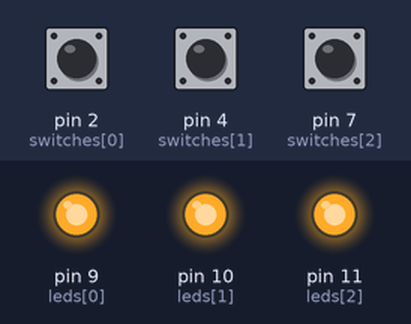
Bench run of a sketch on a simulated Arduino Uno, built with avr-gcc and run on an emulated ATmega328P. On the bench: output pins drawn as LEDs (lit = HIGH). Inputs (shaded band) come from the test bench; at power-on: pin 2 (switches[0]) HIGH, pin 4 (switches[1]) HIGH, pin 7 (switches[2]) HIGH. What the sketch prints to the serial monitor is not drawn.

Above: at 1.2 s.
1.3 s: pin 2 (switches[0]) pulled LOW for 0.15 s
At 1.37 s:
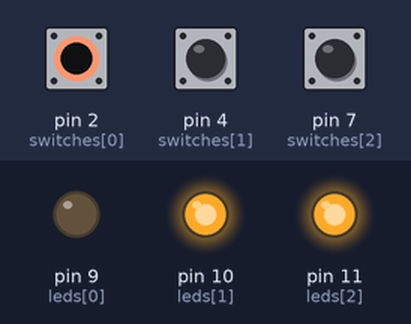
2.9 s: pin 4 (switches[1]) pulled LOW for 0.15 s
At 2.97 s:
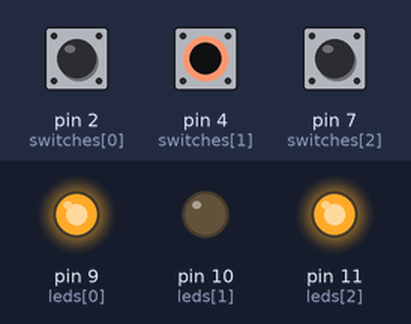
4.5 s: pin 7 (switches[2]) pulled LOW for 0.15 s
At 4.57 s:
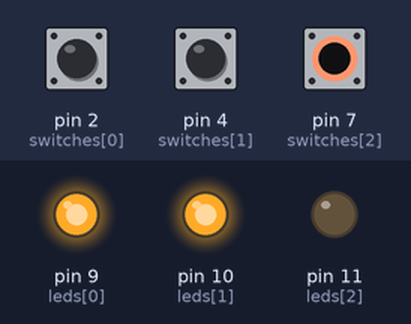
6.1 s: pin 2 (switches[0]) pulled LOW for 1 s
At 8.3 s:
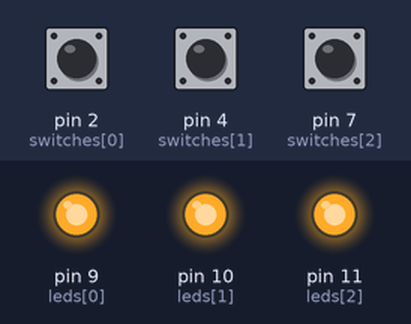
8.6 s: pin 4 (switches[1]) pulled LOW for 1 s
At 9.4 s:
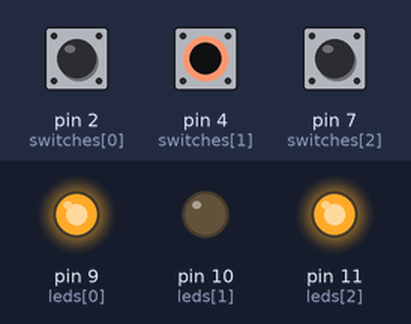
11.1 s: pin 7 (switches[2]) pulled LOW for 1 s
At 13.4 s:
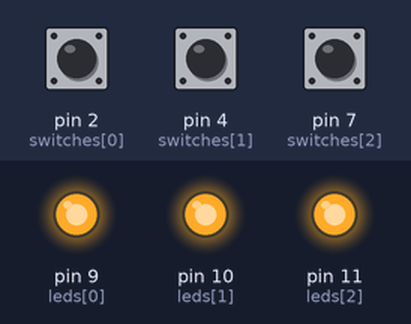
Timing chart, 0 to 14.6 s (numbered marks = the images above; inputs shaded):
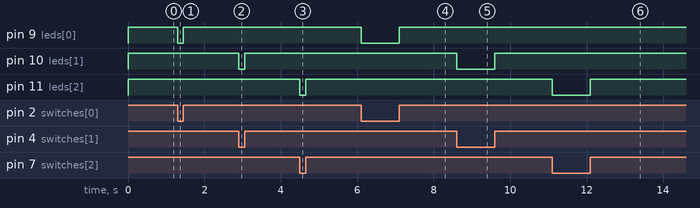

The sketch:

SwitchButtonMIDIKey.ino
```cpp
bool switches_on[3] = {false, false, false};

byte switches[3] = {2, 4, 7};

const byte leds[3] = {9, 10, 11};

const byte INSTRUMENT_KEYS[3] = {48, 60, 72};
const byte MIDI_NOTE_ON = 0x99;     // note on in channel 10
const byte MIDI_NOTE_OFF = 0x89;    // note off in channel 10
const byte NOTE_VELOCITY = 127;     // velocity = 127, maximum

void setup()
{
  Serial.begin(31250);

  pinMode(switches[0], INPUT);
  pinMode(switches[1], INPUT);
  pinMode(switches[2], INPUT);
  pinMode(leds[0], OUTPUT);
  pinMode(leds[1], OUTPUT);
  pinMode(leds[2], OUTPUT);

  digitalWrite(leds[0], false);
  digitalWrite(leds[1], false);
  digitalWrite(leds[2], false);
}

void loop()
{
  for(byte i = 0; i <= 2; i++)
  {
    bool temp_reading = digitalRead(switches[i]);

    if(switches_on[i] != temp_reading)
    {
      switches_on[i] = temp_reading;

      if(switches_on[i])
      {
        midi_message(MIDI_NOTE_ON, INSTRUMENT_KEYS[i], NOTE_VELOCITY);
      }
      else
      {
        midi_message(MIDI_NOTE_OFF, INSTRUMENT_KEYS[i], NOTE_VELOCITY);
      }

      digitalWrite(leds[i], switches_on[i]);
    }
  }
}

// Transmit MIDI Message
void midi_message(byte command, byte pitch, byte velocity)
{
  Serial.write(command);
  Serial.write(pitch);
  Serial.write(velocity);
}
```

Measured:
- after the input at 1.3 s, pin 9 (leds[0]): HIGH → LOW at once, → HIGH 0.15 s later
- after the input at 2.9 s, pin 10 (leds[1]): HIGH → LOW at once, → HIGH 0.15 s later
- after the input at 4.5 s, pin 11 (leds[2]): HIGH → LOW at once, → HIGH 0.15 s later
- after the input at 6.1 s, pin 9 (leds[0]): HIGH → LOW at once, → HIGH 1.0 s later
- after the input at 8.6 s, pin 10 (leds[1]): HIGH → LOW at once, → HIGH 1.0 s later
- after the input at 11.1 s, pin 11 (leds[2]): HIGH → LOW at once, → HIGH 1.0 s later
